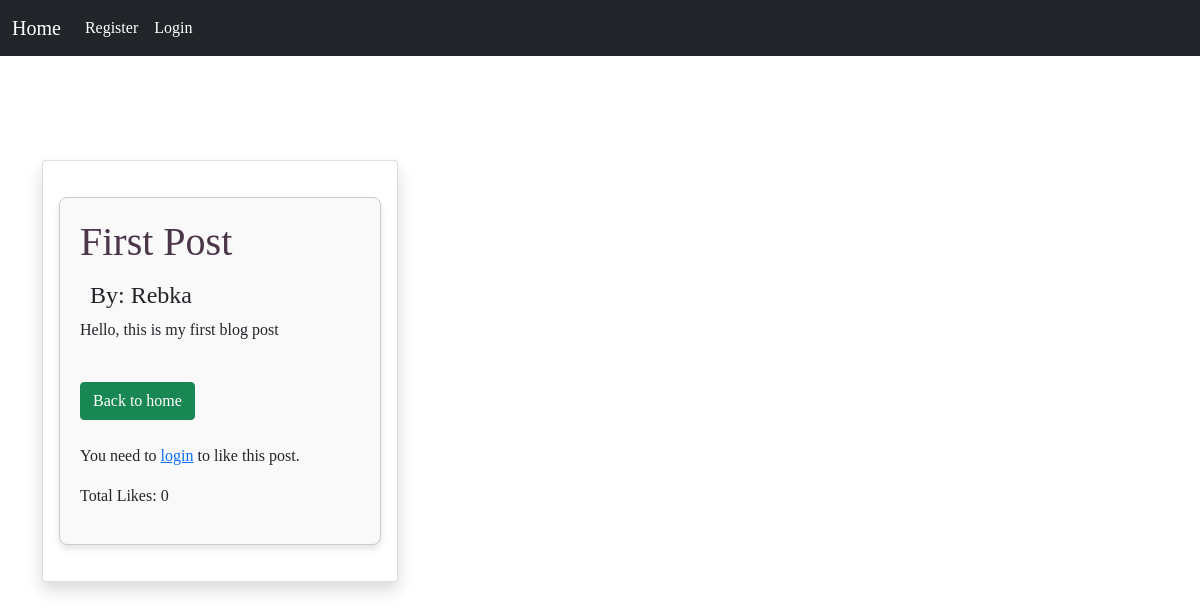
Page /post/1 on the earlier database version.
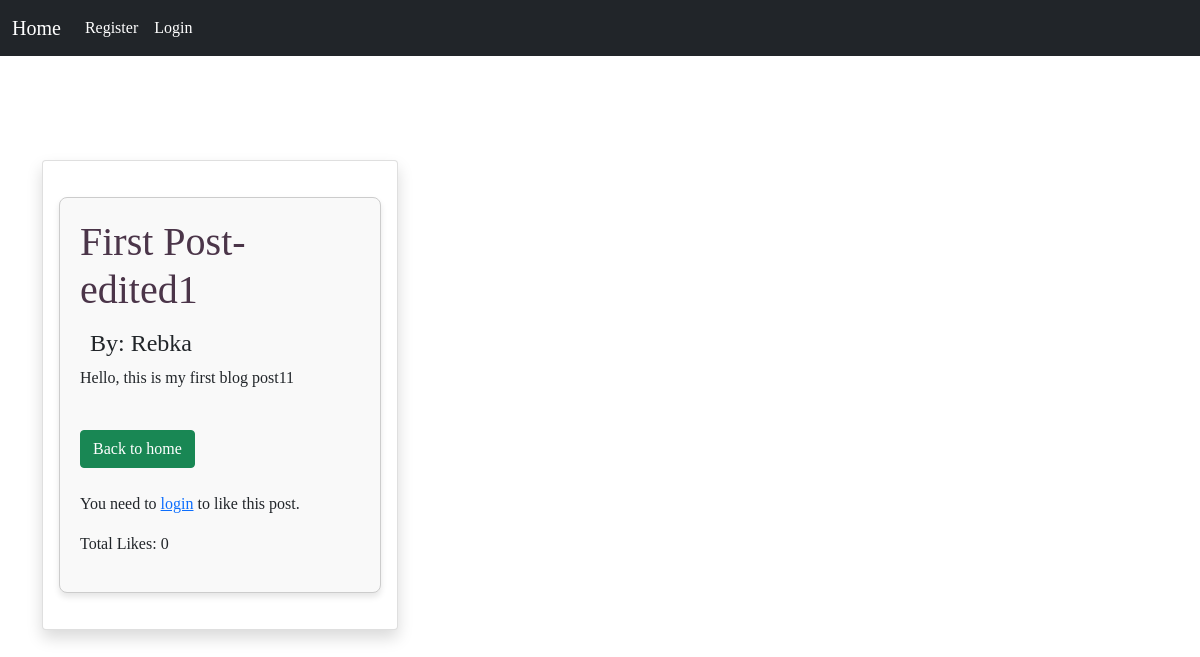
Same page on the later database version.
### blogs/models.py (models this page shows, shortened)
class Post(models.Model):
    title=models.CharField(max_length=200)
    author=models.ForeignKey(User, on_delete=models.CASCADE)
    body=models.TextField()
    likes=models.ManyToManyField(User, related_name='blog_posts',blank=True)
    def total_likes(self):
        return self.likes.count()

### blogs/views.py (the view)
# urls.py: path('post/<int:pk>',PostDetail.as_view(), name="post detail"),
class PostDetail(DetailView):
    model = Post
    template_name = 'post_detail.html'
    def get_context_data(self, *args, **kwargs):
        context = super(PostDetail, self).get_context_data(*args, **kwargs)
        my_like = get_object_or_404(Post, id=self.kwargs['pk'])
        total_likes = my_like.total_likes()
        liked = False
        if self.request.user.is_authenticated and my_like.likes.filter(id=self.request.user.id).exists():
            liked = True
        context["total_likes"] = total_likes
        context["liked"] = liked
        return context

### blogs/templates/post_detail.html (shortened to what this page needs)
<!DOCTYPE html>
<html lang="en">
<head>
</head>
<body>
    {% extends "a.html" %}
    {% block content %}
    <div class="container">
        <div class="row mt-5 pt-3">
            <div class="col-md-4">
                <div class="card my-3 shadow">
                    <div class="card-body">
                        <div class="post-box">
                            <h1>{{ post.title }}</h1>
                            <h4>By: {{ post.author.first_name }}</h4>
                            <p>{{ post.body }}</p>
                            <br>
                            <a href="{% url 'home' %}" class="btn btn-success">Back to home</a>
                            <br>
                            <br>
                            {% if user.is_authenticated %}
                                <form action="{% url 'like Post' post.id %}" method="POST">
                                    {% csrf_token %}
                                    {% if liked %}
                                        <button type="submit" class="btn btn-danger">Unlike</button>
                                    {% else %}
                                        <button type="submit" class="btn btn-primary">Like</button>
                                    {% endif %}
                                </form>
                            {% else %}
                                <p>You need to <a href="{% url 'login' %}">login</a> to like this post.</p>
                            {% endif %}
                            <p>Total Likes: {{ total_likes }}</p>
                            </div>
                    </div>
                </div>
            </div>
        </div>
    </div>
    {% endblock %}

Differences in the rows shown:
changed Post "Rebka": title "First Post" → "First Post-edited1"; body "Hello, this is my first blog post" → "Hello, this is my first blog post11"
